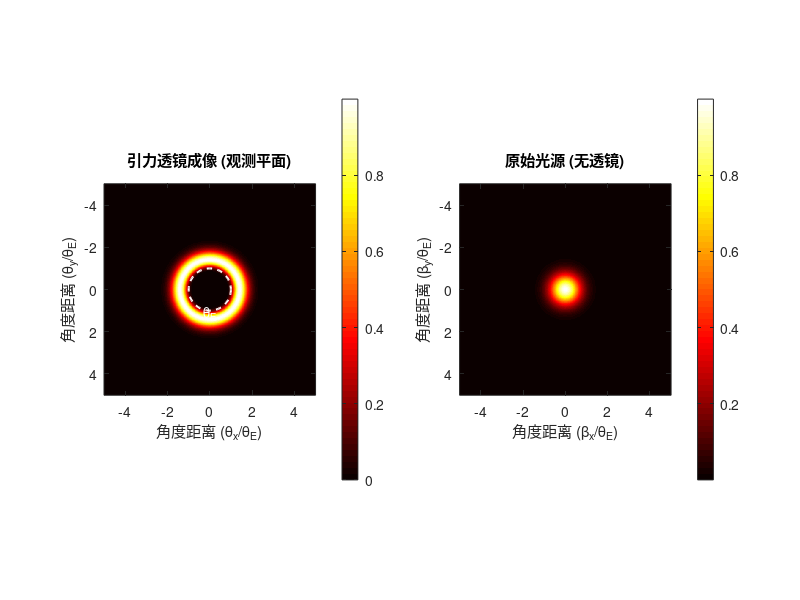

This chart was generated by the following MATLAB code:
% 引力透镜光线追踪模拟程序
% 基于点质量透镜模型，模拟光线偏折和爱因斯坦环现象

clear all; close all; clc;

%% 物理常数与模拟参数设置
G = 6.67430e-11;      % 万有引力常数 (m^3 kg^-1 s^-2)
c = 2.99792458e8;     % 光速 (m/s)
Msun = 1.989e30;      % 太阳质量 (kg)

% 天体物理参数
M = 1e12 * Msun;      % 透镜质量 (10^12 太阳质量，类似星系质量)
D_d = 1e24;           % 观测者到透镜的距离 (约32.6亿光年，以米为单位)
D_s = 2e24;           % 观测者到光源的距离
D_ds = D_s - D_d;     % 透镜到光源的距离

% 计算爱因斯坦环半径 (弧度)
theta_E = sqrt((4*G*M)/(c^2) * (D_ds/(D_d*D_s)));

% 光源参数
sigma_source = 0.5*theta_E;  % 光源大小 (高斯分布标准差)
I0 = 1.0;                   % 光源中心强度

%% 网格设置 (观测平面)
theta_max = 5*theta_E;      % 最大角距离 (以爱因斯坦环半径为单位)
N = 500;                    % 网格点数
theta = linspace(-theta_max, theta_max, N);
[theta_x, theta_y] = meshgrid(theta, theta);
theta_r = sqrt(theta_x.^2 + theta_y.^2);

%% 光线追踪映射 (观测平面 -> 光源平面)
% 计算偏转角 (弧度) - 修正此处的矩阵运算错误
alpha = (4*G*M)./(c^2 * theta_r * D_d);  % 使用 ./ 进行逐元素除法
alpha(isnan(alpha)) = 0;  % 处理中心点

% 映射到光源平面
beta_x = theta_x - alpha .* (theta_x./theta_r);
beta_y = theta_y - alpha .* (theta_y./theta_r);
beta_x(isnan(beta_x)) = 0;
beta_y(isnan(beta_y)) = 0;

%% 计算光源平面光强分布
% 高斯分布光源
I_source = I0 * exp(-(beta_x.^2 + beta_y.^2)/(2*sigma_source^2));

%% 计算放大率 (可选)
% 雅可比矩阵行列式的倒数
dx_dtheta = 1 - (4*G*M)/(c^2*D_d) * (1./theta_r.^2 - theta_x.^2./theta_r.^4);
dy_dtheta = 1 - (4*G*M)/(c^2*D_d) * (1./theta_r.^2 - theta_y.^2./theta_r.^4);
dx_dphi = (4*G*M)/(c^2*D_d) * (theta_x.*theta_y./theta_r.^4);
dy_dphi = (4*G*M)/(c^2*D_d) * (theta_x.*theta_y./theta_r.^4);
mu = 1./abs(dx_dtheta.*dy_dtheta - dx_dphi.*dy_dphi);
mu(isnan(mu)) = 0;

%% 可视化结果
figure('Position', [100, 100, 1200, 500]);

% 显示模拟结果 (观测平面)
subplot(1, 2, 1);
imagesc(theta/theta_E, theta/theta_E, I_source);
axis square tight;
colormap('hot');
title('引力透镜成像 (观测平面)');
xlabel('角度距离 (\theta_x/\theta_E)');
ylabel('角度距离 (\theta_y/\theta_E)');
colorbar;

% 标记爱因斯坦环位置
hold on;
t = linspace(0, 2*pi, 100);
plot(cos(t), sin(t), 'w--', 'LineWidth', 1.5);
text(0, 1.1, '\theta_E', 'Color', 'w', 'HorizontalAlignment', 'center');
hold off;

% 显示光源平面 (无透镜时)
subplot(1, 2, 2);
I_original = I0 * exp(-(theta_x.^2 + theta_y.^2)/(2*sigma_source^2));
imagesc(theta/theta_E, theta/theta_E, I_original);
axis square tight;
colormap('hot');
title('原始光源 (无透镜)');
xlabel('角度距离 (\beta_x/\theta_E)');
ylabel('角度距离 (\beta_y/\theta_E)');
colorbar;

%% 输出关键参数
fprintf('模拟参数总结:\n');
fprintf('----------------------------------------\n');
fprintf('透镜质量: %.2e 太阳质量\n', M/Msun);
fprintf('爱因斯坦环半径: %.6e 弧度\n', theta_E);
fprintf('观测者到透镜距离: %.2e 米\n', D_d);
fprintf('观测者到光源距离: %.2e 米\n', D_s);
fprintf('光源大小: %.2f x 爱因斯坦环半径\n', sigma_source/theta_E);
fprintf('----------------------------------------\n'); 
